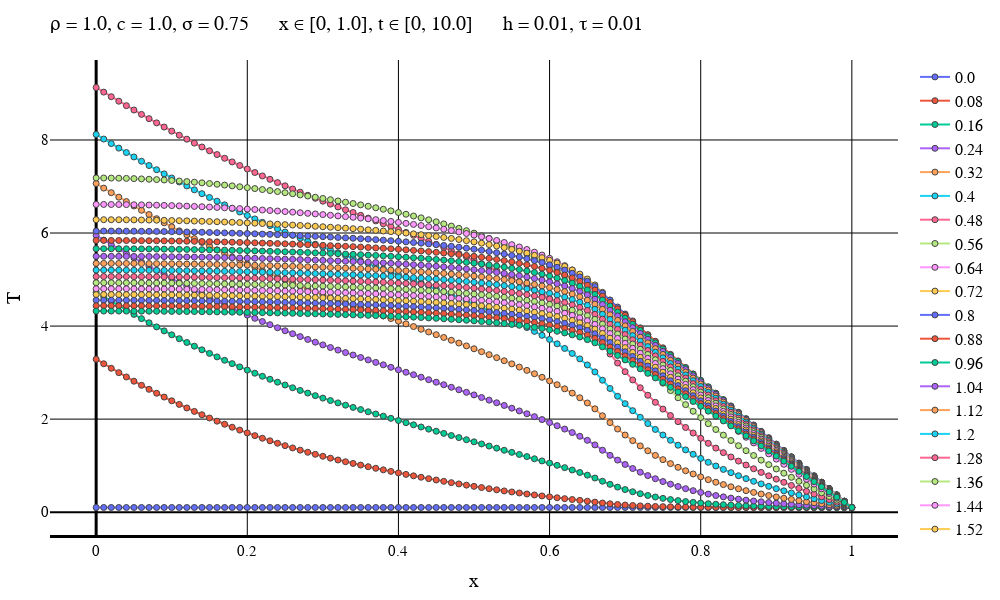

The notebook cell saved with this chart:
### Code cell
typeOfScheme = "Another"

solutionFile = "D:\\Calc_Methods_2\\Lab2\\LinearHeatEq\\MixedCondsRightT\\$typeOfScheme\\solution$numOfEq.txt"
dataFile = "D:\\Calc_Methods_2\\Lab2\\LinearHeatEq\\MixedCondsRightT\\$typeOfScheme\\data$numOfEq.txt"
intervalFile = "D:\\Calc_Methods_2\\Lab2\\LinearHeatEq\\MixedCondsRightT\\$typeOfScheme\\interval$numOfEq.txt"

solutionMatrix = readdlm(solutionFile)
dataVec = readdlm(dataFile)
intervalVec = readdlm(intervalFile);

L = dataVec[3]
timeEnd = dataVec[4]
numOfXIntervals = Int(intervalVec[1])
numOfTIntervals = Int(intervalVec[2])
h = L / numOfXIntervals
τ = timeEnd / numOfTIntervals
if default == true
    plotStep = trunc(Int, timeEnd / (defaultStepParam * τ))
    numOfPlots = numOfTIntervals + 1    
else
    plotStep = firstSteps
    numOfPlots = firstPlots
end
println("Шаг графика: $plotStep")
println("Время последнего графика: $((numOfPlots - 1)*τ)")
makePlot(numOfPlots, plotStep, solutionMatrix, dataVec, intervalVec)
